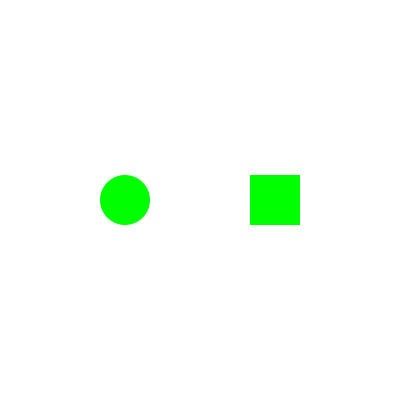
Frame 1 (no input)
Frame 60 (the mouse pressed at the canvas centre just before this capture): identical to frame 1, image omitted
Frame 120 (the mouse held since frame 60 and released just before this capture): identical to frame 1, image omitted

The Processing sketch that drew this single still picture (run headless with seeded random() and noise(); from frame 60 on, the mouse is pressed at the canvas centre):

// Processing sketch: processing_69003
// ── processing_69003.pde

float rads;
float radsc;
final int ON = 1;
final int OFF = 0;


float cx = 125;
float cy = 200;
float cax = 275;
float cay = 200;
float d = 50;
int etatcercle = OFF;

int nombreDeRayons = 20;
float longueurDesRayons = 30;
float tranche = TWO_PI/nombreDeRayons;
int nombreDeRayonsC = 50;
float longueurDesRayonsC = 30;
float trancheC = TWO_PI/nombreDeRayonsC;
float inc = 0;


int etatcarre;


float incC = 0 ;
//float y = 0;



void setup () {
size(400,400);

smooth();
}
 
 
void draw () {
background(255);
rectMode(CENTER);
noStroke();

//                                                CERCLE  ***************************

//  condition + Changements

 if (etatcercle == ON) {
    fill (255,0,255);
    if  (inc < TWO_PI) {
    inc = inc + 0.05;}
  } else {
    fill (0,255,0);
     if  (inc > 0) {
    inc = inc - 0.05; }
  }
  ellipse (cx,cy,d,d);
  
//  Rayons

stroke(0);
strokeWeight(5);
rads = 0;
while ( rads < inc)  {

 float x1 = cx +cos(rads) * longueurDesRayons * 2;
 float y1 = cy + sin(rads) * longueurDesRayons * 2;
 float x2 = cx +cos(rads) * longueurDesRayons;
 float y2 = cy + sin(rads) * longueurDesRayons;
 line(x1,y1,x2,y2 );
  
rads = rads + tranche;

 }

//                                                 CARRÉ  ***************************

//  condition + Changements

 if (etatcarre == ON) {
 
    if  (incC < height) {
    incC = incC + 0.05;}
  } else {
   
     if  (incC > 0) {
    incC = incC - 0.05; }
  }
  

//  Rayons

stroke(0);
strokeWeight(5);
radsc = 0;
while ( radsc < incC)  {

 float xx1 = 0;
 float yy1 = cy * radsc;
 float xx2 =height;
 float yy2 = cy *radsc;
 line(xx1,yy1,xx2,yy2 );
  
radsc = radsc + trancheC;


}
 if (etatcarre == ON) {
    fill (255,0,255);

  } else {
    fill (0,255,0);

  }
  noStroke();
  rect (cax, cay, d, d);
}


 
void mousePressed () {
 float distance = dist (mouseX, mouseY, cx, cy);
  if (distance < 25 ) {
  
  if (etatcercle == OFF ) {
    etatcercle = ON;
  } else {
    etatcercle = OFF;
  }

  }
  if ( mouseX > 225 && mouseX < 275 && mouseY > 175 && mouseY < 225 ) {
      if (etatcarre == OFF ) {
    etatcarre = ON;
  } else {
    etatcarre = OFF;
  }

  }

}

void mouseReleased() { 
  etatcarre =OFF ;
  
}
